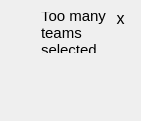
  <widget class="QWidget" name="oopsTooManyTeams" native="true">
   <property name="geometry">
    <rect>
     <x>0</x>
     <y>519</y>
     <width>141</width>
     <height>121</height>
    </rect>
   </property>
   <property name="styleSheet">
    <string notr="true"/>
   </property>
   <widget class="QLabel" name="label_oopsSoloEdi_2">
    <property name="geometry">
     <rect>
      <x>10</x>
      <y>80</y>
      <width>31</width>
      <height>31</height>
     </rect>
    </property>
    <property name="text">
     <string/>
    </property>
    <property name="pixmap">
     <pixmap resource="ediSolo.qrc">:/new/prefix1/ediSolo.png</pixmap>
    </property>
    <property name="scaledContents">
     <bool>true</bool>
    </property>
   </widget>
   <widget class="QLabel" name="bubbleOopsTooManyTeams">
    <property name="geometry">
     <rect>
      <x>40</x>
      <y>10</y>
      <width>91</width>
      <height>71</height>
     </rect>
    </property>
    <property name="text">
     <string/>
    </property>
    <property name="pixmap">
     <pixmap resource="ediSolo.qrc">:/new/prefix1/lBubble.png</pixmap>
    </property>
    <property name="scaledContents">
     <bool>true</bool>
    </property>
   </widget>
   <widget class="QLabel" name="label_oopsTooManyTeams">
    <property name="geometry">
     <rect>
      <x>41</x>
      <y>12</y>
      <width>83</width>
      <height>41</height>
     </rect>
    </property>
    <property name="font">
     <font>
      <pointsize>11</pointsize>
     </font>
    </property>
    <property name="text">
     <string>Too many teams selected.</string>
    </property>
    <property name="wordWrap">
     <bool>true</bool>
    </property>
   </widget>
   <widget class="QPushButton" name="pushButton_tooManyTeams">
    <property name="geometry">
     <rect>
      <x>110</x>
      <y>10</y>
      <width>21</width>
      <height>16</height>
     </rect>
    </property>
    <property name="font">
     <font>
      <pointsize>12</pointsize>
     </font>
    </property>
    <property name="styleSheet">
     <string notr="true">background-color: transparent;
border: none;</string>
    </property>
    <property name="text">
     <string>x</string>
    </property>
   </widget>
  </widget>
